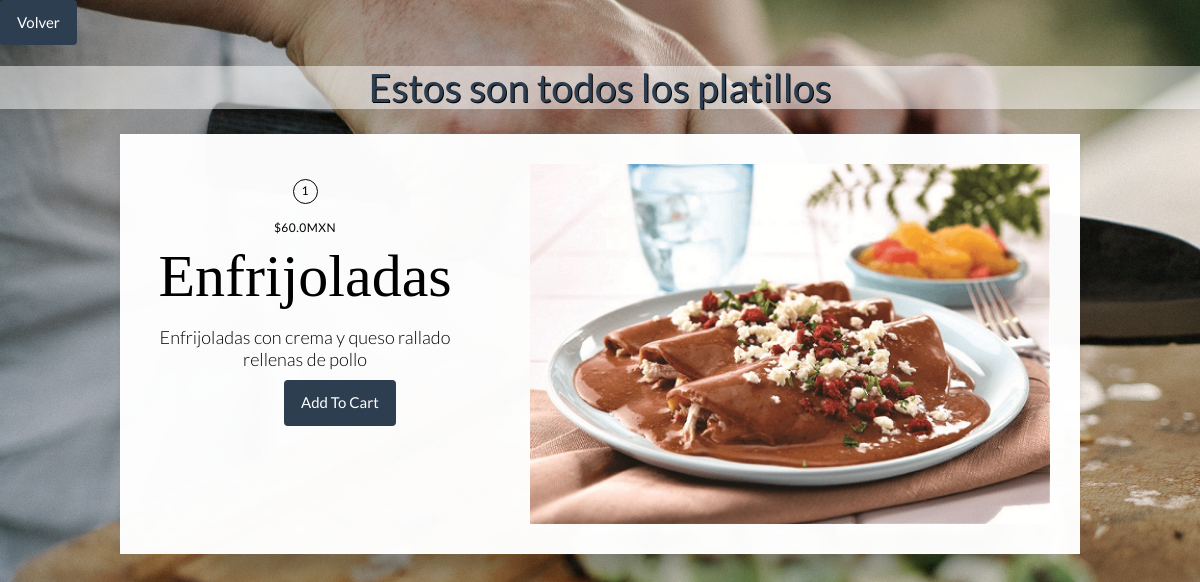
/platillo/ver, run on an earlier commit of the app's database.
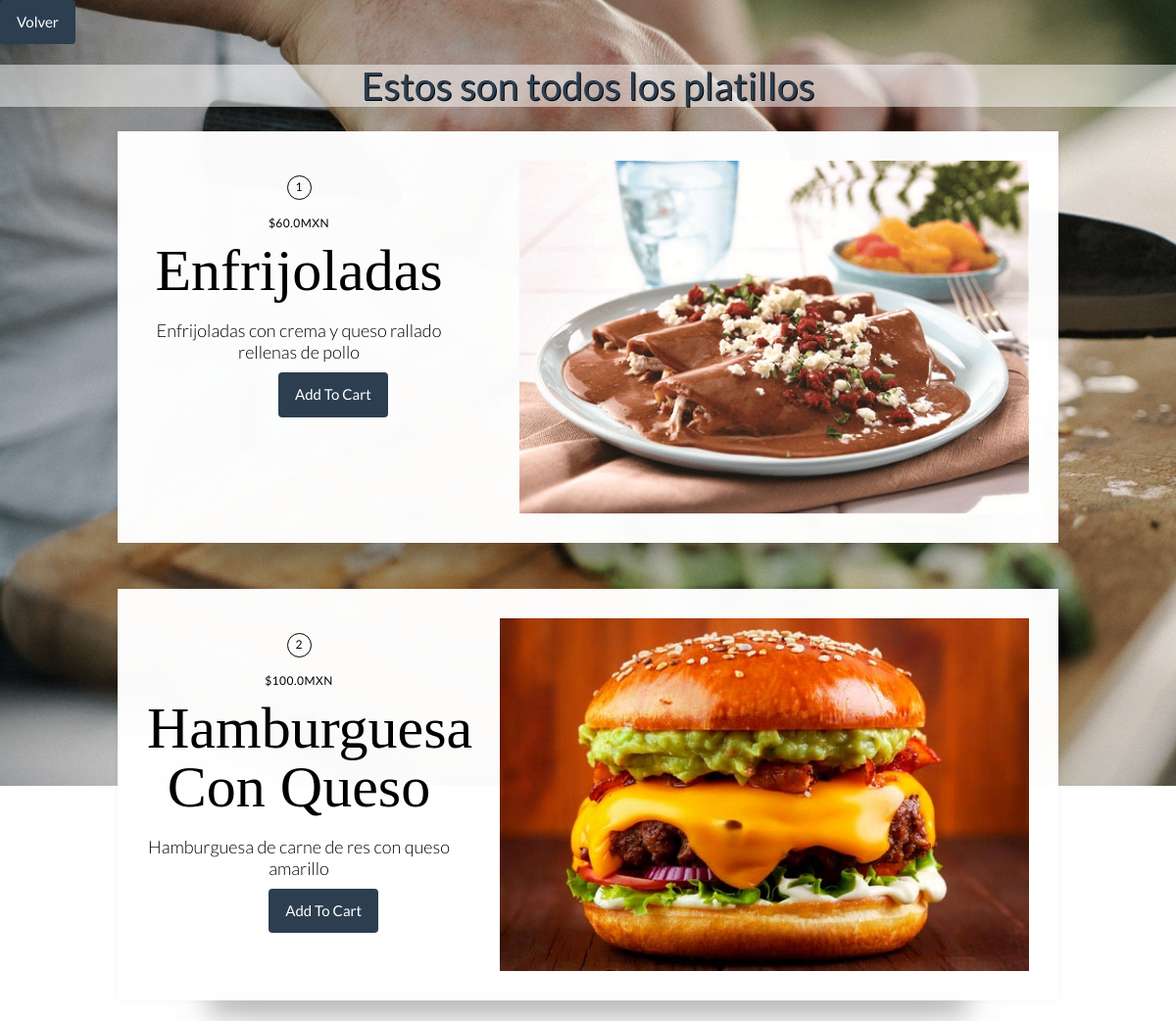
And on a later commit of the database.
### platillo/models.py (models this page shows, shortened)
class Platillo(models.Model):
    id = models.AutoField(primary_key=True)
    nombre = models.CharField(max_length=200, unique=True)
    descripcion = models.CharField(max_length=500, null=True)
    precio = models.FloatField(null=False, default=0)
    imagen = models.ImageField(null=True, upload_to=directorio_imagen)
    categoria = models.ForeignKey(
        'categoria.Categoria', on_delete=models.CASCADE)
    class Meta:
        db_table = 'platillo'
        verbose_name_plural = "Platillos"

### platillo/views.py (the view)
# urls.py: path('ver', views.VerPlatillos.as_view(), name="ver"),
class VerPlatillos(View):
    template = "platillo/ver_platillos.html"
    def get(self, request):
        platillos = Platillo.objects.all()
        contexto = {"platillos": platillos}
        return render(request, self.template, contexto)

### platillo/templates/platillo/ver_platillos.html (shortened to what this page needs)
{% load static %}
<link rel="stylesheet" type="text/css" href={% static 'platillo/css/ver_platillos.css'%}>
<link rel="stylesheet" href="{% static 'css/bootstrap.min.css' %}">
<div class="return-btn" style="text-align: start">
        <a class="btn btn-primary" href="../../../platillo/">Volver</a>
</div>
<h1>Estos son todos los platillos</h1>
{% for platillo_original in platillos%}
    <div id="{{platillo.id}}">
        <div class="card-container">
  <div class="card u-clearfix">
    <div class="card-body">
      <span class="card-number card-circle subtle">{{platillo_original.id}}</span>
      <span class="card-author subtle">${{platillo_original.precio}}MXN</span>
      <h2 class="card-title">{{platillo_original.nombre}}</h2>
      <span class="card-description subtle">{{platillo_original.descripcion}}</span>
    </div>
    <img src="{{platillo_original.imagen.url}}" alt="" class="card-media" height="360" width="auto"/>
    <a class="btn btn-primary" href="{% url 'cliente:cart_add' platillo_original.id %}">Add To Cart</a>
  </div>
</div><br>
    </div>
{% endfor %}

### platillo/static/platillo/css/ver_platillos.css (style rules this page uses)
h1 { margin-top: 30px; background: rgba(255, 255, 255, 0.5); text-shadow: 1px 1px black; }
*, *:before, *:after { box-sizing: inherit; }
.u-clearfix:before, .u-clearfix:after { content: " "; display: table; }
.u-clearfix:after { clear: both; }
.u-clearfix { *zoom: 1; }
.subtle { color: black; }
.card-container { margin: 25px auto 0; position: relative; width: 80vw; }
.card { background-color: rgba(255, 255, 255, 0.979); padding: 30px; position: relative; box-shadow: 0 0 5px rgba(75, 75, 75, 0.07); z-index: 1; }
.card-body { display: inline-block; float: left; width: 310px; }
.card-number { margin-top: 15px; }
.card-circle { border: 1px solid black; border-radius: 50%; display: inline-block; line-height: 22px; font-size: 12px; height: 25px; text-align: center; width: 25px; }
.card-author { display: block; font-size: 12px; letter-spacing: 0.5px; margin: 15px 0 0; text-transform: uppercase; }
.card-title { font-family: "Cormorant Garamond", serif; color: black; font-size: 60px; font-weight: 300; line-height: 60px; margin: 10px 0; }
.card-description { display: inline-block; font-weight: 300; line-height: 22px; margin: 10px 0; font-size: larger; }
.card-media { float: right; }

What changed in the data, as far as the page shows it:
added Platillo: id "2", precio "100.0", nombre "Hamburguesa Con Queso", descripcion "Hamburguesa de carne de res con queso amarillo", imagen (picture)
